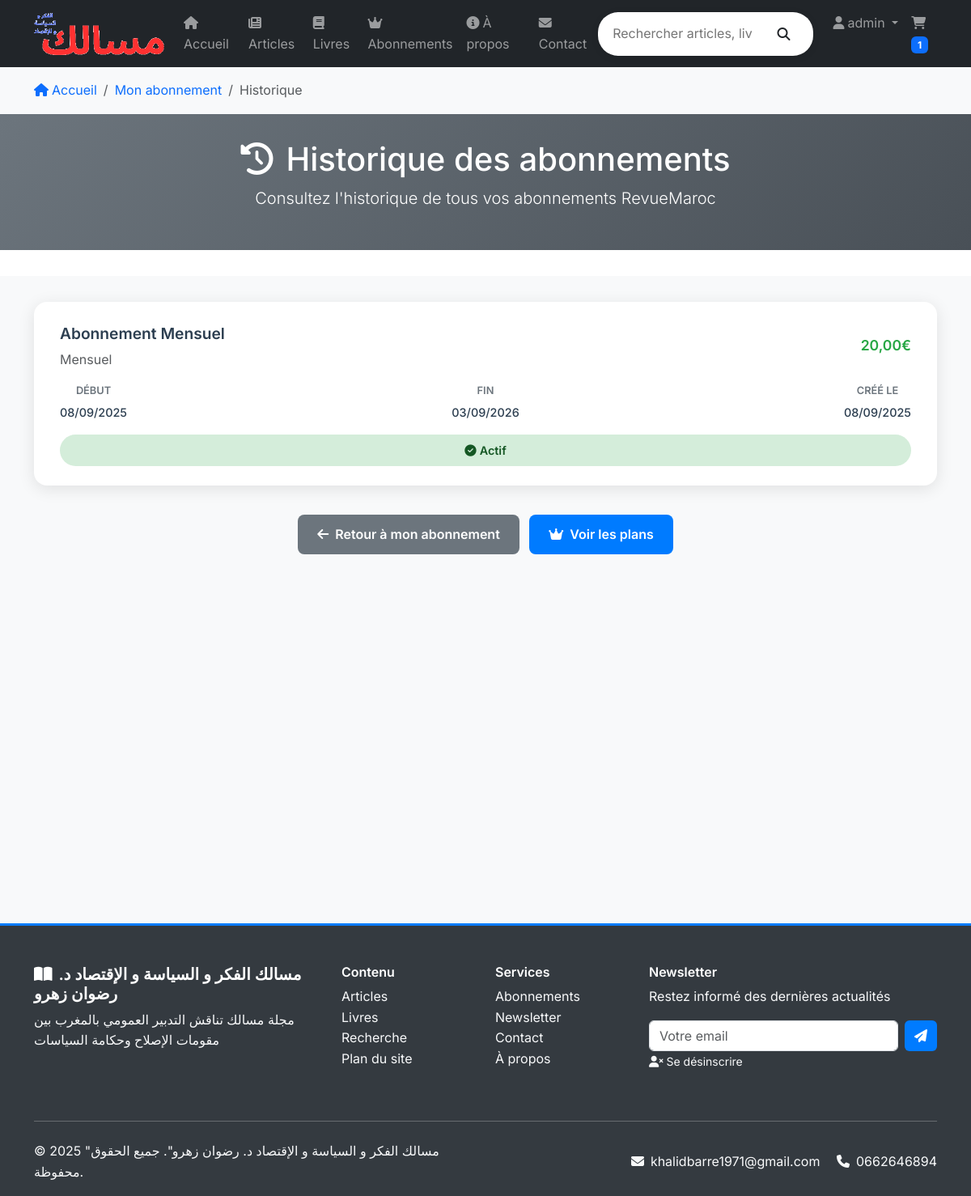
The page /subscriptions/historique/ (signed in) on the database its author committed.
### core/models.py (models this page shows, shortened)
class TimeStampedModel(models.Model):
    created_at = models.DateTimeField(auto_now_add=True, verbose_name=_("Date de création"))
    updated_at = models.DateTimeField(auto_now=True, verbose_name=_("Date de modification"))
    class Meta:
        abstract = True

class SiteSettings(TimeStampedModel):
    site_name = models.CharField(max_length=100, default="RevueMaroc", verbose_name=_("Nom du site"))
    site_description = models.TextField(blank=True, verbose_name=_("Description du site"))
    contact_email = models.EmailField(blank=True, verbose_name=_("Email de contact"))
    contact_phone = models.CharField(max_length=20, blank=True, verbose_name=_("Téléphone de contact"))
    address = models.TextField(blank=True, verbose_name=_("Adresse"))
    facebook_url = models.URLField(blank=True, verbose_name=_("URL Facebook"))
    twitter_url = models.URLField(blank=True, verbose_name=_("URL Twitter"))
    linkedin_url = models.URLField(blank=True, verbose_name=_("URL LinkedIn"))
    instagram_url = models.URLField(blank=True, verbose_name=_("URL Instagram"))
    logo = models.ImageField(upload_to='site/', blank=True, verbose_name=_("Logo du site"))
    favicon = models.ImageField(upload_to='site/', blank=True, verbose_name=_("Favicon"))
    monthly_price = models.DecimalField(
        max_digits=10,
        decimal_places=2,
        default=9.99,
        verbose_name=_("Prix mensuel (€)")
    )
    yearly_price = models.DecimalField(
        max_digits=10,
        decimal_places=2,
        default=99.99,
        verbose_name=_("Prix annuel (€)")
    )
    shipping_cost = models.DecimalField(
        max_digits=10,
        decimal_places=2,
        default=5.99,
        verbose_name=_("Frais de livraison (€)")
    )
    free_shipping_threshold = models.DecimalField(
        max_digits=10,
        decimal_places=2,
        default=50.00,
        verbose_name=_("Seuil livraison gratuite (€)")
    )
    class Meta:
        verbose_name = _("Paramètre du site")
        verbose_name_plural = _("Paramètres du site")

### subscriptions/models.py (models this page shows, shortened)
class Subscription(TimeStampedModel):
    STATUS_CHOICES = [
        ('active', 'Actif'),
        ('expired', 'Expiré'),
        ('cancelled', 'Annulé'),
        ('suspended', 'Suspendu'),
    ]
    user = models.ForeignKey(User, on_delete=models.CASCADE, verbose_name="Utilisateur")
    plan = models.ForeignKey(SubscriptionPlan, on_delete=models.CASCADE, verbose_name="Plan")
    status = models.CharField(max_length=20, choices=STATUS_CHOICES, default='active', verbose_name="Statut")
    start_date = models.DateTimeField(verbose_name="Date de début")
    end_date = models.DateTimeField(verbose_name="Date de fin")
    auto_renew = models.BooleanField(default=True, verbose_name="Renouvellement automatique")
    stripe_subscription_id = models.CharField(max_length=100, blank=True, verbose_name="ID Stripe")
    class Meta:
        verbose_name = "Abonnement"
        verbose_name_plural = "Abonnements"
        ordering = ['-created_at']

class SubscriptionPlan(TimeStampedModel):
    PLAN_TYPE_CHOICES = [
        ('monthly', 'Mensuel'),
        ('yearly', 'Annuel'),
    ]
    name = models.CharField(max_length=100, verbose_name="Nom du plan")
    description = models.TextField(verbose_name="Description")
    price = models.DecimalField(max_digits=10, decimal_places=2, verbose_name="Prix")
    plan_type = models.CharField(max_length=20, choices=PLAN_TYPE_CHOICES, verbose_name="Type de plan")
    duration_days = models.PositiveIntegerField(verbose_name="Durée en jours")
    features = models.JSONField(default=list, verbose_name="Fonctionnalités incluses")
    is_active = models.BooleanField(default=True, verbose_name="Actif")
    is_popular = models.BooleanField(default=False, verbose_name="Plan populaire")
    class Meta:
        verbose_name = "Plan d'abonnement"
        verbose_name_plural = "Plans d'abonnement"
        ordering = ['price']

### subscriptions/views.py (the view)
# urls.py: path('historique/', views.subscription_history, name='subscription_history'),
@login_required
def subscription_history(request):
    subscriptions = Subscription.objects.filter(
        user=request.user
    ).order_by('-created_at')
    context = {
        'subscriptions': subscriptions,
    }
    return render(request, 'subscriptions/subscription_history.html', context)

### templates/subscriptions/subscription_history.html (shortened to what this page needs)
{% extends 'base.html' %}
{% load static %}
{% block content %}
<nav class="breadcrumb-nav" style="background: #f8f9fa; padding: 1rem 0; margin-bottom: 0;">
    <div class="container">
        <ol class="breadcrumb mb-0">
            <li class="breadcrumb-item">
                <a href="{% url 'core:home' %}" class="text-decoration-none">
                    <i class="fas fa-home me-1"></i>Accueil
                </a>
            </li>
            <li class="breadcrumb-item">
                <a href="{% url 'subscriptions:my_subscription' %}" class="text-decoration-none">
                    Mon abonnement
                </a>
            </li>
            <li class="breadcrumb-item active" aria-current="page">
                Historique
            </li>
        </ol>
    </div>
</nav>
<section class="history-header">
    <div class="container text-center">
        <h1><i class="fas fa-history me-3"></i>Historique des abonnements</h1>
        <p class="lead">Consultez l'historique de tous vos abonnements RevueMaroc</p>
    </div>
</section>
<section class="history-container">
    <div class="container">
        {% if subscriptions %}
        <div class="history-card">
            {% for subscription in subscriptions %}
            <div class="history-item">
                <div class="plan-info">
                    <div>
                        <div class="plan-name">{{ subscription.plan.name }}</div>
                        <div class="text-muted">{{ subscription.plan.get_plan_type_display }}</div>
                    </div>
                    <div class="plan-price">{{ subscription.plan.price }}€</div>
                </div>
                <div class="plan-dates">
                    <div class="date-item">
                        <div class="date-label">Début</div>
                        <div class="date-value">{{ subscription.start_date|date:"d/m/Y" }}</div>
                    </div>
                    <div class="date-item">
                        <div class="date-label">Fin</div>
                        <div class="date-value">{{ subscription.end_date|date:"d/m/Y" }}</div>
                    </div>
                    <div class="date-item">
                        <div class="date-label">Créé le</div>
                        <div class="date-value">{{ subscription.created_at|date:"d/m/Y" }}</div>
                    </div>
                </div>
                <div class="status-badge status-{{ subscription.status }}">
                    {% if subscription.status == 'active' %}
                        <i class="fas fa-check-circle me-1"></i>Actif
                    {% elif subscription.status == 'expired' %}
                        <i class="fas fa-clock me-1"></i>Expiré
                    {% elif subscription.status == 'cancelled' %}
                        <i class="fas fa-times-circle me-1"></i>Annulé
                    {% elif subscription.status == 'suspended' %}
                        <i class="fas fa-pause-circle me-1"></i>Suspendu
                    {% endif %}
                </div>
            </div>
            {% endfor %}
        </div>
        {% endif %}
        <div class="text-center">
            <a href="{% url 'subscriptions:my_subscription' %}" class="btn-action btn-secondary">
                <i class="fas fa-arrow-left me-2"></i>Retour à mon abonnement
            </a>
            <a href="{% url 'subscriptions:plan_list' %}" class="btn-action btn-primary">
                <i class="fas fa-crown me-2"></i>Voir les plans
            </a>
        </div>
    </div>
</section>
{% endblock %}

### templates/base.html (shortened to what this page needs)
<!DOCTYPE html>
<html lang="fr">
<head>
    <link href="https://cdn.jsdelivr.net/npm/bootstrap@5.3.0/dist/css/bootstrap.min.css" rel="stylesheet">
    <link rel="stylesheet" href="https://cdnjs.cloudflare.com/ajax/libs/font-awesome/6.4.0/css/all.min.css">
</head>
<body>
    <nav class="navbar navbar-expand-lg navbar-dark bg-dark sticky-top">
        <div class="container">
            <a class="navbar-brand" href="{% url 'core:home' %}">
                {% if site_settings.logo %}
                    <img src="{{ site_settings.logo.url }}" alt="{{ site_name|default:'RevueMaroc' }}" class="brand-logo">
                {% else %}
                    <i class="fas fa-book-open me-2"></i>
                    {{ site_name|default:"RevueMaroc" }}
                {% endif %}
            </a>
            <div class="collapse navbar-collapse" id="navbarNav">
                <ul class="navbar-nav me-auto">
                    <li class="nav-item">
                        <a class="nav-link" href="{% url 'core:home' %}">
                            <i class="fas fa-home me-1"></i>Accueil
                        </a>
                    </li>
                    <li class="nav-item">
                        <a class="nav-link" href="{% url 'articles:article_list' %}">
                            <i class="fas fa-newspaper me-1"></i>Articles
                        </a>
                    </li>
                    <li class="nav-item">
                        <a class="nav-link" href="{% url 'livres:revue_list' %}">
                            <i class="fas fa-book me-1"></i>Livres
                        </a>
                    </li>
                    <li class="nav-item">
                        <a class="nav-link" href="{% url 'subscriptions:plan_list' %}">
                            <i class="fas fa-crown me-1"></i>Abonnements
                        </a>
                    </li>
                    <li class="nav-item">
                        <a class="nav-link" href="{% url 'core:about' %}">
                            <i class="fas fa-info-circle me-1"></i>À propos
                        </a>
                    </li>
                    <li class="nav-item">
                        <a class="nav-link" href="{% url 'core:contact' %}">
                            <i class="fas fa-envelope me-1"></i>Contact
                        </a>
                    </li>
                </ul>
                <form class="d-flex me-3" method="GET" action="{% url 'core:search' %}">
                    <div class="search-bar d-flex align-items-center">
                        <input class="search-input" type="search" name="q" placeholder="Rechercher articles, livres..."
                               value="{{ request.GET.q }}" aria-label="Search">
                        <button class="btn btn-link text-dark" type="submit">
                            <i class="fas fa-search"></i>
                        </button>
                    </div>
                </form>
                <ul class="navbar-nav">
                    {% if user.is_authenticated %}
                        <li class="nav-item dropdown">
                            <a class="nav-link dropdown-toggle" href="#" id="userDropdown" role="button"
                               data-bs-toggle="dropdown" aria-expanded="false">
                                <i class="fas fa-user me-1"></i>{{ user.username }}
                            </a>
                        </li>
                                                 <li class="nav-item">
                             <a class="nav-link" href="{% url 'livres:cart_detail' %}">
                                 <i class="fas fa-shopping-cart me-1"></i>
                                 <span class="badge bg-primary cart-count">0</span>
                             </a>
                         </li>
                    {% endif %}
                </ul>
            </div>
        </div>
    </nav>
    <main>
        {% block content %}{% endblock %}
    </main>
    <footer class="footer">
        <div class="container">
            <div class="row">
                <div class="col-md-4 mb-4">
                    <h5><i class="fas fa-book-open me-2"></i>{{ site_name|default:"RevueMaroc" }}</h5>
                    <p class="text-light">
                        {{ site_description|default:"Votre source d'information sur le développement du Maroc" }}
                    </p>
                </div>
                <div class="col-md-2 mb-4">
                    <h6>Contenu</h6>
                    <ul class="list-unstyled">
                        <li><a href="{% url 'articles:article_list' %}" class="text-light">Articles</a></li>
                        <li><a href="{% url 'livres:revue_list' %}" class="text-light">Livres</a></li>
                        <li><a href="{% url 'core:search' %}" class="text-light">Recherche</a></li>
                        <li><a href="{% url 'core:sitemap' %}" class="text-light">Plan du site</a></li>
                    </ul>
                </div>
                <div class="col-md-2 mb-4">
                    <h6>Services</h6>
                    <ul class="list-unstyled">
                        <li><a href="{% url 'subscriptions:plan_list' %}" class="text-light">Abonnements</a></li>
                        <li><a href="{% url 'core:newsletter_subscribe' %}" class="text-light">Newsletter</a></li>
                        <li><a href="{% url 'core:contact' %}" class="text-light">Contact</a></li>
                        <li><a href="{% url 'core:about' %}" class="text-light">À propos</a></li>
                    </ul>
                </div>
                <div class="col-md-4 mb-4">
                    <h6>Newsletter</h6>
                    <p class="text-light">Restez informé des dernières actualités</p>
                    <form method="POST" action="{% url 'core:newsletter_subscribe' %}" class="d-flex">
                        <input type="email" name="email" class="form-control me-2" placeholder="Votre email" required>
                        <button type="submit" class="btn btn-primary">
                            <i class="fas fa-paper-plane"></i>
                        </button>
                    </form>
                    <small class="text-light">
                        <a href="{% url 'core:newsletter_unsubscribe' %}" class="text-light">
                            <i class="fas fa-user-times me-1"></i>Se désinscrire
                        </a>
                    </small>
                </div>
            </div>
            <hr class="my-4">
            <div class="row align-items-center">
                <div class="col-md-6">
                    <p class="mb-0 text-light">
                        &copy; {% now "Y" %} "مسالك الفكر و السياسة و الإقتصاد
                        د. رضوان زهرو". جميع الحقوق محفوظة.
                    </p>
                </div>
                <div class="col-md-6 text-md-end">
                    <p class="mb-0 text-light">
                        {% if site_settings.contact_email %}
                            <i class="fas fa-envelope me-2"></i>{{ site_settings.contact_email }}
                        {% endif %}
                        {% if site_settings.contact_phone %}
                            <i class="fas fa-phone me-2 ms-3"></i>{{ site_settings.contact_phone }}
                        {% endif %}
                    </p>
                </div>
            </div>
        </div>
    </footer>
</body>
</html>

### rows shown on the page
SiteSettings: logo (picture), site_name "مسالك الفكر و السياسة و الإقتصاد د. رضوان زهرو", site_description "مجلة مسالك تناقش التدبير العمومي بالمغرب بين مقومات الإصلاح وحكامة السياسات", contact_email "khalidbarre1971@gmail.com", contact_phone "0662646894"
Subscription: plan.name "Abonnement Mensuel", plan.plan_type "Mensuel", plan.price "20,00", start_date "08/09/2025", end_date "03/09/2026", created_at "08/09/2025", status "active" (drawn)

### other values the page prints
{{ user.username }} "admin"
